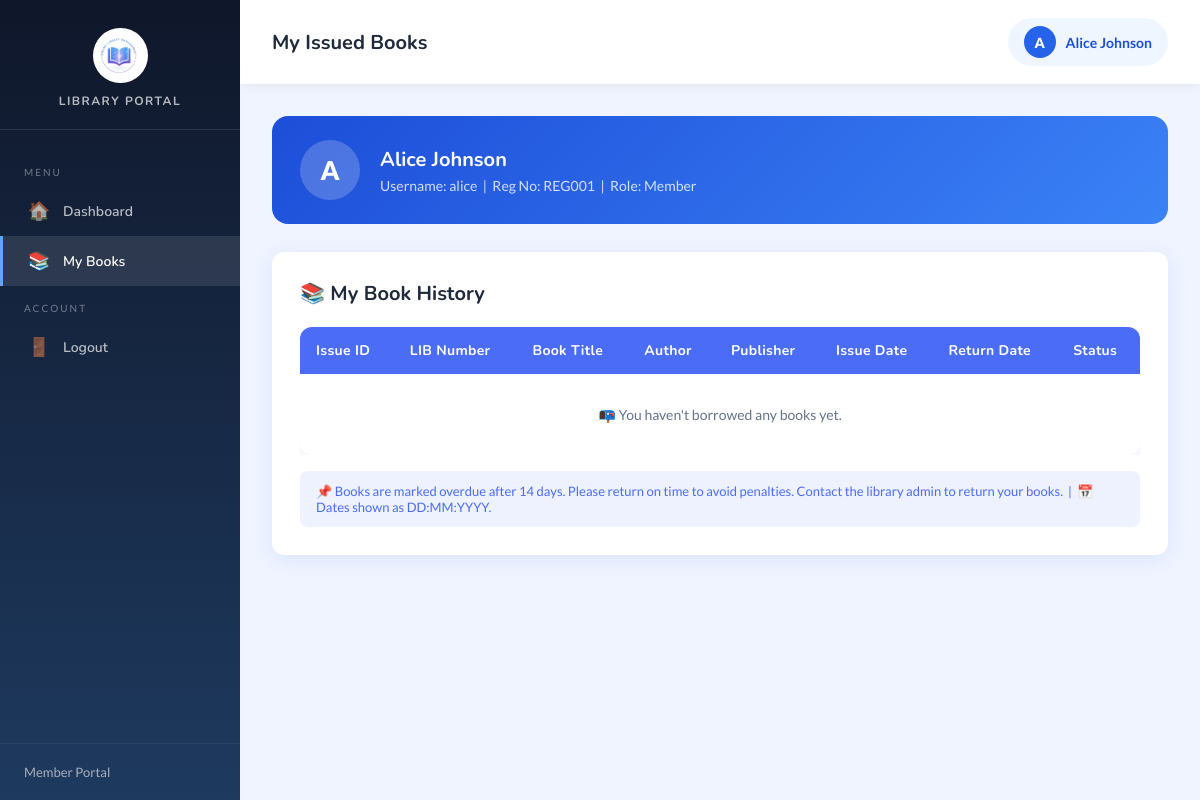
The app's page /member_issued.php (signed in) with its own data.
### tables this page shows
CREATE TABLE users (
    id         INT AUTO_INCREMENT PRIMARY KEY,
    admin_id   VARCHAR(50)  DEFAULT NULL,
    reg_no     VARCHAR(50)  DEFAULT NULL,
    name       VARCHAR(100) NOT NULL,
    username   VARCHAR(50)  NOT NULL UNIQUE,
    password   VARCHAR(255) NOT NULL,
    role       ENUM('admin','member') NOT NULL DEFAULT 'member',
    created_at TIMESTAMP DEFAULT CURRENT_TIMESTAMP
);

### member_issued.php (the view, shortened to what this page needs)
<?php
require_once 'config.php';
$uid = (int)$_SESSION['user_id'];
$member = mysqli_fetch_assoc(mysqli_query($conn, "SELECT * FROM users WHERE id = $uid"));
?>
<!DOCTYPE html>
<html lang="en">
<head>
</head>
<body>
<div class="layout">
    <aside class="sidebar">
        <div class="sidebar-header">
            <div class="sidebar-logo"><img src="logo.jpeg" alt="" onerror="this.style.display='none';this.closest('.sidebar-logo').innerHTML='📚';"></div>
            <h3>Library Portal</h3>
        </div>
        <nav class="sidebar-nav">
            <div class="nav-label">Menu</div>
            <a href="member.php" class="nav-item"><span class="icon">🏠</span> Dashboard</a>
            <a href="member_issued.php" class="nav-item active"><span class="icon">📚</span> My Books</a>
            <div class="nav-label">Account</div>
            <a href="logout.php" class="nav-item"><span class="icon">🚪</span> Logout</a>
        </nav>
        <div class="sidebar-footer">Member Portal</div>
    </aside>
    <main class="main">
        <div class="topbar">
            <h1>My Issued Books</h1>
            <div class="user-pill">
                <div class="avatar"><?= strtoupper(substr($_SESSION['name'], 0, 1)) ?></div>
                <?= htmlspecialchars($_SESSION['name']) ?>
            </div>
        </div>
        <div class="content">
            <div class="member-card">
                <div class="member-avatar"><?= strtoupper(substr($_SESSION['name'], 0, 1)) ?></div>
                <div class="member-info">
                    <h3><?= htmlspecialchars($member['name']) ?></h3>
                    <p>
                        Username: <?= htmlspecialchars($member['username']) ?>
                        <?php if ($member['reg_no']): ?>&nbsp;|&nbsp; Reg No: <?= htmlspecialchars($member['reg_no']) ?><?php endif; ?>
                        &nbsp;|&nbsp; Role: Member
                    </p>
                </div>
            </div>
            <div class="section">
                <h2>📚 My Book History</h2>
                <div style="overflow-x:auto">
                <table>
                    <thead>
                        <tr>
                            <th>Issue ID</th>
                            <th>LIB Number</th>
                            <th>Book Title</th>
                            <th>Author</th>
                            <th>Publisher</th>
                            <th>Issue Date</th>
                            <th>Return Date</th>
                            <th>Status</th>
                        </tr>
                    </thead>
                    <tbody>
                        <?php
                        $rows = [];
                        if (empty($rows)):
                        ?>
                        <tr>
                            <td colspan="8" style="text-align:center;color:var(--text-muted);padding:32px;">
                                📭 You haven't borrowed any books yet.
                            </td>
                        </tr>
                        <?php else: foreach ($rows as $row):
                            $is_overdue = $row['status'] === 'issued' && strtotime($row['issue_date']) < strtotime('-14 days');
                        ?>
                        <tr <?= $is_overdue ? 'class="overdue"' : '' ?>>
                            <td><strong>#<?= $row['issue_id'] ?></strong></td>
                            <td><span class="lib-tag"><?= $row['book_number'] ?></span></td>
                            <td><strong><?= htmlspecialchars($row['title']) ?></strong></td>
                            <td><?= htmlspecialchars($row['author']) ?></td>
                            <td><?= htmlspecialchars($row['publisher']) ?></td>
                            <td><?= date('d:m:Y', strtotime($row['issue_date'])) ?></td>
                            <td><?= $row['return_date'] ? date('d:m:Y', strtotime($row['return_date'])) : '—' ?></td>
                            <td>
                                <span class="badge badge-<?= $row['status'] ?>">
                                    <?= $row['status'] === 'issued' ? '📤 Issued' : '✅ Returned' ?>
                                </span>
                                <?= $is_overdue ? '<br><span style="font-size:11px;color:#b91c1c;font-weight:700">⚠️ Overdue!</span>' : '' ?>
                            </td>
                        </tr>
                        <?php endforeach; endif; ?>
                    </tbody>
                </table>
                </div>
                <div style="margin-top:16px;padding:12px 16px;background:var(--primary-light);border-radius:8px;font-size:13px;color:var(--primary);">
                    📌 Books are marked overdue after 14 days. Please return on time to avoid penalties.
                    Contact the library admin to return your books. &nbsp;|&nbsp; 📅 Dates shown as DD:MM:YYYY.
                </div>
            </div>
        </div>
    </main>
</div>
</body>
</html>

### records on screen
users: name "Alice Johnson", username "alice", reg_no "REG001"

### other values on screen
substr($_SESSION['name'], 0, 1) "A"
$_SESSION['name'] "Alice Johnson"
